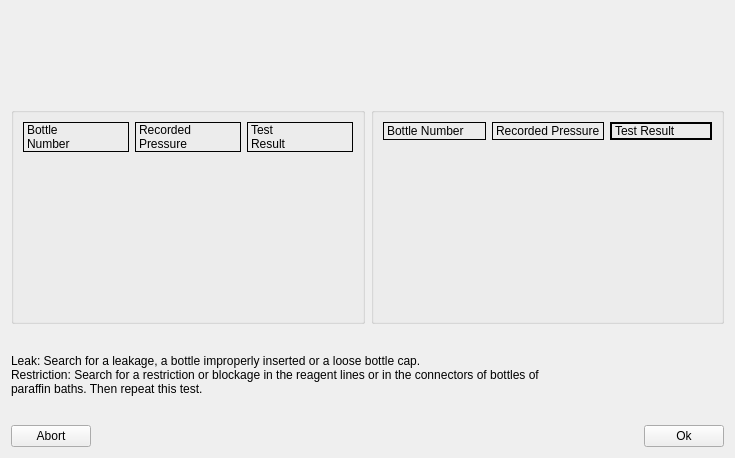
<?xml version="1.0" encoding="UTF-8"?>
<ui version="4.0">
 <class>Diagnostics::CLiquidHoseTestDlg</class>
 <widget class="QWidget" name="Diagnostics::CLiquidHoseTestDlg">
  <property name="geometry">
   <rect>
    <x>0</x>
    <y>0</y>
    <width>735</width>
    <height>458</height>
   </rect>
  </property>
  <property name="windowTitle">
   <string>Form</string>
  </property>
  <layout class="QGridLayout" name="gridLayout_3">
   <item row="1" column="0">
    <widget class="QGroupBox" name="groupBox">
     <property name="title">
      <string/>
     </property>
     <layout class="QGridLayout" name="gridLayout">
      <item row="0" column="0">
       <widget class="QLabel" name="label">
        <property name="frameShape">
         <enum>QFrame::Box</enum>
        </property>
        <property name="text">
         <string>Bottle
Number</string>
        </property>
       </widget>
      </item>
      <item row="0" column="1">
       <widget class="QLabel" name="label_2">
        <property name="frameShape">
         <enum>QFrame::Box</enum>
        </property>
        <property name="text">
         <string>Recorded
Pressure</string>
        </property>
       </widget>
      </item>
      <item row="0" column="2">
       <widget class="QLabel" name="label_3">
        <property name="frameShape">
         <enum>QFrame::Box</enum>
        </property>
        <property name="text">
         <string>Test
Result</string>
        </property>
       </widget>
      </item>
      <item row="1" column="0">
       <widget class="QLabel" name="bottle1">
        <property name="text">
         <string/>
        </property>
       </widget>
      </item>
      <item row="1" column="1">
       <widget class="QLabel" name="pressure1">
        <property name="text">
         <string/>
        </property>
       </widget>
      </item>
      <item row="1" column="2">
       <widget class="QLabel" name="result1">
        <property name="text">
         <string/>
        </property>
       </widget>
      </item>
      <item row="2" column="0">
       <widget class="QLabel" name="bottle2">
        <property name="text">
         <string/>
        </property>
       </widget>
      </item>
      <item row="2" column="1">
       <widget class="QLabel" name="pressure2">
        <property name="text">
         <string/>
        </property>
       </widget>
      </item>
      <item row="2" column="2">
       <widget class="QLabel" name="result2">
        <property name="text">
         <string/>
        </property>
       </widget>
      </item>
      <item row="3" column="0">
       <widget class="QLabel" name="bottle3">
        <property name="text">
         <string/>
        </property>
       </widget>
      </item>
      <item row="3" column="1">
       <widget class="QLabel" name="pressure3">
        <property name="text">
         <string/>
        </property>
       </widget>
      </item>
      <item row="3" column="2">
       <widget class="QLabel" name="result3">
        <property name="text">
         <string/>
        </property>
       </widget>
      </item>
      <item row="4" column="0">
       <widget class="QLabel" name="bottle4">
        <property name="text">
         <string/>
        </property>
       </widget>
      </item>
      <item row="4" column="1">
       <widget class="QLabel" name="pressure4">
        <property name="text">
         <string/>
        </property>
       </widget>
      </item>
      <item row="4" column="2">
       <widget class="QLabel" name="result4">
        <property name="text">
         <string/>
        </property>
       </widget>
      </item>
      <item row="5" column="0">
       <widget class="QLabel" name="bottle5">
        <property name="text">
         <string/>
        </property>
       </widget>
      </item>
      <item row="5" column="1">
       <widget class="QLabel" name="pressure5">
        <property name="text">
         <string/>
        </property>
       </widget>
      </item>
      <item row="5" column="2">
       <widget class="QLabel" name="result5">
        <property name="text">
         <string/>
        </property>
       </widget>
      </item>
      <item row="6" column="0">
       <widget class="QLabel" name="bottle6">
        <property name="text">
         <string/>
        </property>
       </widget>
      </item>
      <item row="6" column="1">
       <widget class="QLabel" name="pressure6">
        <property name="text">
         <string/>
        </property>
       </widget>
      </item>
      <item row="6" column="2">
       <widget class="QLabel" name="result6">
        <property name="text">
         <string/>
        </property>
       </widget>
      </item>
      <item row="7" column="0">
       <widget class="QLabel" name="bottle7">
        <property name="text">
         <string/>
        </property>
       </widget>
      </item>
      <item row="7" column="1">
       <widget class="QLabel" name="pressure7">
        <property name="text">
         <string/>
        </property>
       </widget>
      </item>
      <item row="7" column="2">
       <widget class="QLabel" name="result7">
        <property name="text">
         <string/>
        </property>
       </widget>
      </item>
      <item row="8" column="0">
       <widget class="QLabel" name="bottle8">
        <property name="text">
         <string/>
        </property>
       </widget>
      </item>
      <item row="8" column="1">
       <widget class="QLabel" name="pressure8">
        <property name="text">
         <string/>
        </property>
       </widget>
      </item>
      <item row="8" column="2">
       <widget class="QLabel" name="result8">
        <property name="text">
         <string/>
        </property>
       </widget>
      </item>
     </layout>
    </widget>
   </item>
   <item row="1" column="1">
    <widget class="QGroupBox" name="groupBox_2">
     <property name="title">
      <string/>
     </property>
     <layout class="QGridLayout" name="gridLayout_2">
      <item row="0" column="0">
       <widget class="QLabel" name="label_25">
        <property name="frameShape">
         <enum>QFrame::Panel</enum>
        </property>
        <property name="text">
         <string>Bottle Number</string>
        </property>
       </widget>
      </item>
      <item row="0" column="1">
       <widget class="QLabel" name="label_26">
        <property name="frameShape">
         <enum>QFrame::Box</enum>
        </property>
        <property name="text">
         <string>Recorded Pressure</string>
        </property>
       </widget>
      </item>
      <item row="0" column="2">
       <widget class="QLabel" name="label_27">
        <property name="frameShape">
         <enum>QFrame::WinPanel</enum>
        </property>
        <property name="text">
         <string>Test Result</string>
        </property>
       </widget>
      </item>
      <item row="1" column="0">
       <widget class="QLabel" name="bottle9">
        <property name="text">
         <string/>
        </property>
       </widget>
      </item>
      <item row="1" column="1">
       <widget class="QLabel" name="pressure9">
        <property name="text">
         <string/>
        </property>
       </widget>
      </item>
      <item row="1" column="2">
       <widget class="QLabel" name="result9">
        <property name="text">
         <string/>
        </property>
       </widget>
      </item>
      <item row="2" column="0">
       <widget class="QLabel" name="bottle10">
        <property name="text">
         <string/>
        </property>
       </widget>
      </item>
      <item row="2" column="1">
       <widget class="QLabel" name="pressure10">
        <property name="text">
         <string/>
        </property>
       </widget>
      </item>
      <item row="2" column="2">
       <widget class="QLabel" name="result10">
        <property name="text">
         <string/>
        </property>
       </widget>
      </item>
      <item row="3" column="0">
       <widget class="QLabel" name="bottle11">
        <property name="text">
         <string/>
        </property>
       </widget>
      </item>
      <item row="3" column="1">
       <widget class="QLabel" name="pressure11">
        <property name="text">
         <string/>
        </property>
       </widget>
      </item>
      <item row="3" column="2">
       <widget class="QLabel" name="result11">
        <property name="text">
         <string/>
        </property>
       </widget>
      </item>
      <item row="4" column="0">
       <widget class="QLabel" name="bottle12">
        <property name="text">
         <string/>
        </property>
       </widget>
      </item>
      <item row="4" column="1">
       <widget class="QLabel" name="pressure12">
        <property name="text">
         <string/>
        </property>
       </widget>
      </item>
      <item row="4" column="2">
       <widget class="QLabel" name="result12">
        <property name="text">
         <string/>
        </property>
       </widget>
      </item>
      <item row="5" column="0">
       <widget class="QLabel" name="bottle13">
        <property name="text">
         <string/>
        </property>
       </widget>
      </item>
      <item row="5" column="1">
       <widget class="QLabel" name="pressure13">
        <property name="text">
         <string/>
        </property>
       </widget>
      </item>
      <item row="5" column="2">
       <widget class="QLabel" name="result13">
        <property name="text">
         <string/>
        </property>
       </widget>
      </item>
      <item row="6" column="0">
       <widget class="QLabel" name="bottle14">
        <property name="text">
         <string/>
        </property>
       </widget>
      </item>
      <item row="6" column="1">
       <widget class="QLabel" name="pressure14">
        <property name="text">
         <string/>
        </property>
       </widget>
      </item>
      <item row="6" column="2">
       <widget class="QLabel" name="result14">
        <property name="text">
         <string/>
        </property>
       </widget>
      </item>
      <item row="7" column="0">
       <widget class="QLabel" name="bottle15">
        <property name="text">
         <string/>
        </property>
       </widget>
      </item>
      <item row="7" column="1">
       <widget class="QLabel" name="pressure15">
        <property name="text">
         <string/>
        </property>
       </widget>
      </item>
      <item row="7" column="2">
       <widget class="QLabel" name="result15">
        <property name="text">
         <string/>
        </property>
       </widget>
      </item>
      <item row="8" column="0">
       <widget class="QLabel" name="bottle16">
        <property name="text">
         <string/>
        </property>
       </widget>
      </item>
      <item row="8" column="1">
       <widget class="QLabel" name="pressure16">
        <property name="text">
         <string/>
        </property>
       </widget>
      </item>
      <item row="8" column="2">
       <widget class="QLabel" name="result16">
        <property name="text">
         <string/>
        </property>
       </widget>
      </item>
     </layout>
    </widget>
   </item>
   <item row="2" column="0" colspan="2">
    <widget class="QLabel" name="label_49">
     <property name="text">
      <string>Leak: Search for a leakage, a bottle improperly inserted or a loose bottle cap.
Restriction: Search for a restriction or blockage in the reagent lines or in the connectors of bottles of
paraffin baths. Then repeat this test.</string>
     </property>
    </widget>
   </item>
   <item row="3" column="0" colspan="2">
    <layout class="QHBoxLayout" name="horizontalLayout">
     <item>
      <widget class="QPushButton" name="abortBtn">
       <property name="text">
        <string>Abort</string>
       </property>
      </widget>
     </item>
     <item>
      <spacer name="horizontalSpacer">
       <property name="orientation">
        <enum>Qt::Horizontal</enum>
       </property>
       <property name="sizeHint" stdset="0">
        <size>
         <width>255</width>
         <height>20</height>
        </size>
       </property>
      </spacer>
     </item>
     <item>
      <widget class="QPushButton" name="okBtn">
       <property name="text">
        <string>Ok</string>
       </property>
      </widget>
     </item>
    </layout>
   </item>
   <item row="0" column="0" colspan="2">
    <widget class="QLabel" name="labelStatus">
     <property name="text">
      <string/>
     </property>
    </widget>
   </item>
  </layout>
 </widget>
 <resources/>
 <connections/>
</ui>
